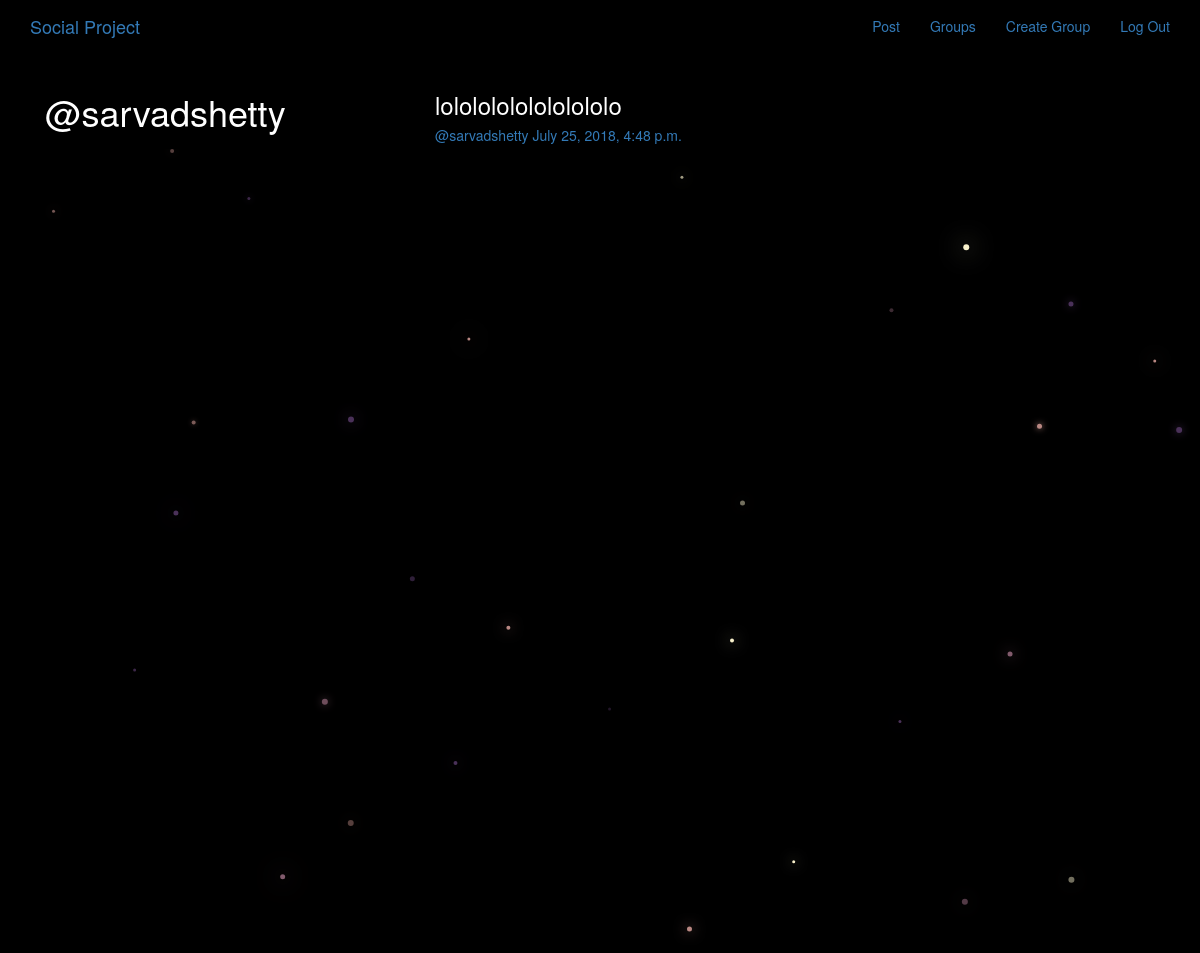
Page /posts/by/sarvadshetty/ (signed in) on the committed database.
### posts/models.py (models this page shows, shortened)
class Post(models.Model):
    user = models.ForeignKey(User,related_name='posts',on_delete=models.CASCADE)
    created_at = models.DateTimeField(auto_now=True)
    message = models.TextField()
    message_html = models.TextField(editable=False)
    group = models.ForeignKey(Group,related_name='posts',null=True,blank=True,on_delete=models.CASCADE)
    class Meta:
        ordering = ['-created_at']
        unique_together = ['user','message']

### posts/views.py (the view)
# urls.py: url(r'^by/(?P<username>[-\w]+)/$',views.UserPosts.as_view(),name='for_user'),
class UserPosts(LoginRequiredMixin,generic.ListView):
    model = models.Post
    template_name = 'posts/user_post_list.html'
    def get_queryset(self):
        try:
            self.post_user = User.objects.prefetch_related('posts').get(username__iexact=self.kwargs.get('username'))
        except User.DoesNotExist:
            raise Http404
        else:
            return self.post_user.posts.all()
    def get_context_data(self,**kwargs):
        context = super().get_context_data(**kwargs)
        context['post_user'] = self.post_user
        return context

### posts/templates/posts/user_post_list.html
{% extends "posts/post_base.html" %}
{% block prepost %}
    <div class="col-md-4">
        <h1>@{{post_user.username}}</h1>
    </div>
{% endblock %}
{% block post_content %}
    <div class="col-md-8">
        {% for post in post_list  %}
            {% include "posts/_post.html" %}
        {% endfor %}
    </div>
{% endblock %}

### posts/templates/posts/_post.html (shortened to what this page needs)
<div class="post media">
    <h3>{{post.message_html|safe}}</h3>
    <div class="media-body">
        <h5 class="media-heading">
            <span class="username">
                <a href="{% url 'posts:for_user' username=post.user.username %}">@{{post.user.username }}</a>
            </span>
            <time class="time">
                <a href="{% url 'posts:single' username=post.user.username pk=post.pk%}">
                {{post.created_at}}</a>
            </time>
        </h5>
    </div>
</div>

### static/social_project/css/master.css (style rules this page uses)
body { margin: 0; overflow: hidden; background-color: black; color: white; }

### rows in the picture
Post: message_html "lolololololololololo", user.username "sarvadshetty", created_at "July 25, 2018, 4:48 p.m."

### other values in the picture
{{ post_user.username }} "sarvadshetty"
